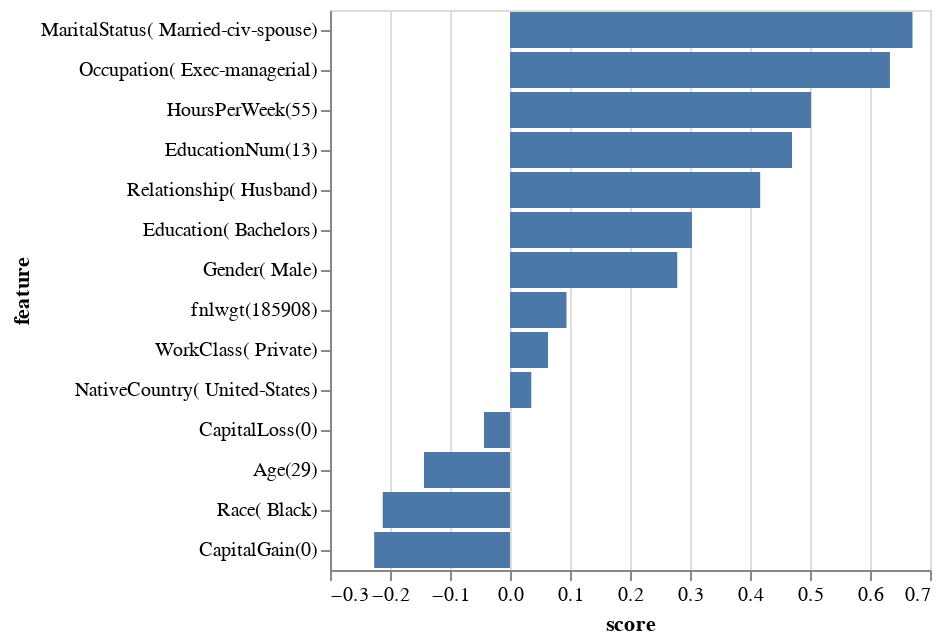

Here is the notebook cell this chart was saved with:
### Code cell
ans = eag.run("Please visualize the contribution of each feature of the 3rd row of data in dataframe. Don't use 'df' directly in the input of tools other than the tool Python_REPL.横坐标是score，纵坐标是特征，特征后面记得加上实际值。")
print(ans)

### Figure 1 — Vega-Lite specification as saved in the notebook (floating-point values rounded to 4 significant figures)
{"config": {"view": {"continuousWidth": 300, "continuousHeight": 300}}, "data": {"name": "data-8af7959a17ca3627a77b2a13d7a331bc"}, "mark": {"type": "bar"}, "encoding": {"x": {"field": "score", "type": "quantitative"}, "y": {"field": "feature", "sort": "-x", "type": "nominal"}}, "$schema": "https://vega.github.io/schema/vega-lite/v5.8.0.json", "datasets": {"data-8af7959a17ca3627a77b2a13d7a331bc": [{"feature": "Age(29)", "score": -0.1434}, {"feature": "WorkClass( Private)", "score": 0.0634}, {"feature": "fnlwgt(185908)", "score": 0.0942}, {"feature": "Education( Bachelors)", "score": 0.3032}, {"feature": "EducationNum(13)", "score": 0.4701}, {"feature": "MaritalStatus( Married-civ-spouse)", "score": 0.6708}, {"feature": "Occupation( Exec-managerial)", "score": 0.6332}, {"feature": "Relationship( Husband)", "score": 0.417}, {"feature": "Race( Black)", "score": -0.2121}, {"feature": "Gender( Male)", "score": 0.2788}, {"feature": "CapitalGain(0)", "score": -0.2264}, {"feature": "CapitalLoss(0)", "score": -0.0434}, {"feature": "HoursPerWeek(55)", "score": 0.5017}, {"feature": "NativeCountry( United-States)", "score": 0.0355}]}}
